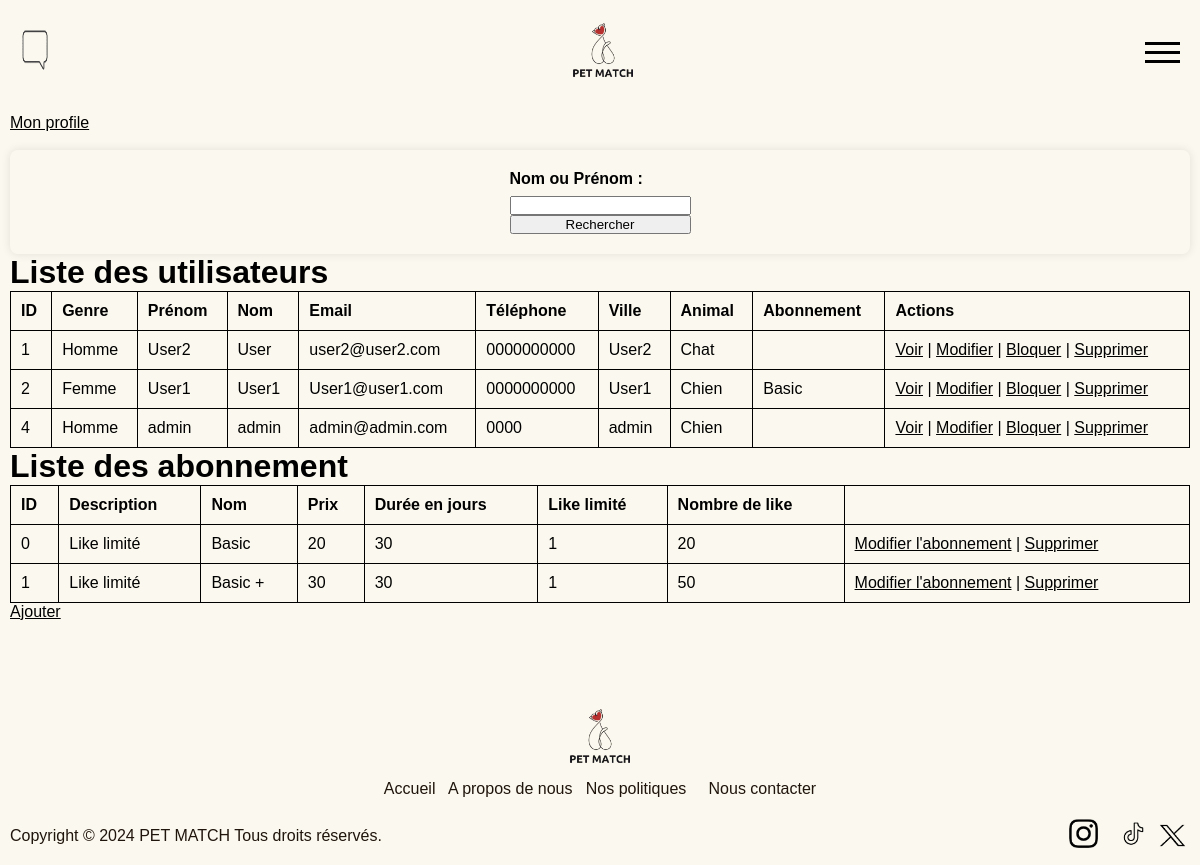
The app's page /admin/admin_dashboard.php (signed in) with its own data.
### tables this page shows
CREATE TABLE user (
    id INTEGER PRIMARY KEY AUTOINCREMENT,
    gender TEXT NOT NULL,
    firstname TEXT NOT NULL,
    lastname TEXT NOT NULL,
    email TEXT NOT NULL UNIQUE,
    password TEXT NOT NULL,
    phone TEXT NOT NULL,
    city TEXT NOT NULL,
    birthday TEXT NOT NULL,
    orientation TEXT NOT NULL,
    bio TEXT,
    is_admin INTEGER NOT NULL DEFAULT 0,
    blocked INTEGER NOT NULL DEFAULT 0,
    created_at TIMESTAMP DEFAULT CURRENT_TIMESTAMP,
    subscription TEXT,
    dog_breed TEXT NOT NULL
, "photo" TEXT);

CREATE TABLE subscription (
    id INTEGER PRIMARY KEY AUTOINCREMENT,
    description TEXT NOT NULL,
    name TEXT NOT NULL UNIQUE,
    price FLOAT NOT NULL,
    duration INTEGER NOT NULL,
    limited_like INTEGER NOT NULL DEFAULT 1,
    number_like INTEGER
);

### admin/admin_dashboard.php (the view, shortened to what this page needs)
<?php
include '../template/header.php';
if (!isset($_SESSION['user_id'])) {
    header("Location: ../visitor/login.php");
    exit();
} else {
    $pdo = new PDO('sqlite:../DB/my_database.db');
    $pdo->setAttribute(PDO::ATTR_ERRMODE, PDO::ERRMODE_EXCEPTION);
    $request = $pdo->prepare('SELECT * FROM user WHERE id = ?');
    $request->execute([$_SESSION["user_id"]]);
    $response = $request->fetchAll(PDO::FETCH_ASSOC);
}
try {
    $pdo = new PDO('sqlite:../DB/my_database.db');
    $pdo->setAttribute(PDO::ATTR_ERRMODE, PDO::ERRMODE_EXCEPTION);
    $sql = "SELECT * FROM user";
    $stmt = $pdo->query($sql);
    $users = $stmt->fetchAll(PDO::FETCH_ASSOC);
    $sql = "SELECT * FROM subscription";
    $stmt = $pdo->query($sql);
    $subscriptions = $stmt->fetchAll(PDO::FETCH_ASSOC);
} catch (Exception $e) {
    echo "Erreur lors de la récupération des utilisateurs : " . $e->getMessage();
}
?>
<link rel="stylesheet" href="../css/admin.css">
    <p><a href="../user/user_space.php">Mon profile</a></p>
    <br>
    <div class="form">
        <form action="searchF.php" method="GET">
            <label for="search_term">Nom ou Prénom :</label>
            <input type="text" id="search_term" name="search_term" required>
            <button type="submit">Rechercher</button>
        </form>
    </div>
    <h1>Liste des utilisateurs</h1>
    <table>
        <thead>
            <tr>
                <th>ID</th>
                <th>Genre</th>
                <th>Prénom</th>
                <th>Nom</th>
                <th>Email</th>
                <th>Téléphone</th>
                <th>Ville</th>
                <th>Animal</th>
                <th>Abonnement</th>
                <th>Actions</th>
            </tr>
        </thead>
        <tbody>
            <?php if (!empty($users)): ?>
                <?php foreach ($users as $user): ?>
                    <tr>
                        <td><?php echo htmlspecialchars($user['id']); ?></td>
                        <td><?php echo htmlspecialchars($user['gender']); ?></td>
                        <td><?php echo htmlspecialchars($user['firstname']); ?></td>
                        <td><?php echo htmlspecialchars($user['lastname']); ?></td>
                        <td><?php echo htmlspecialchars($user['email']); ?></td>
                        <td><?php echo htmlspecialchars($user['phone']); ?></td>
                        <td><?php echo htmlspecialchars($user['city']); ?></td>
                        <td><?php echo htmlspecialchars($user['dog_breed']); ?></td>
                        <td><?php echo isset($user['subscription']) ? htmlspecialchars($user['subscription']) : ''; ?></td>
                        <td>
                            <a href="view_profile.php?id=<?php echo $user['id']; ?>">Voir</a> |
                            <a href="edit_profile.php?id=<?php echo $user['id']; ?>">Modifier</a> |
                            <a href="block_profile.php?id=<?php echo $user['id']; ?>">Bloquer</a> |
                            <a href="delete_user.php?id=<?php echo $user['id']; ?>" onclick="return confirm('Êtes-vous sûr de vouloir supprimer cet utilisateur ?');">Supprimer</a>
                        </td>
                    </tr>
                <?php endforeach; ?>
            <?php else: ?>
                <tr>
                    <td colspan="9">Aucun utilisateur trouvé.</td>
                </tr>
            <?php endif; ?>
        </tbody>
    </table>
    <h1>Liste des abonnement</h1>
    <table>
        <thead>
            <tr>
                <th>ID</th>
                <th>Description</th>
                <th>Nom</th>
                <th>Prix</th>
                <th>Durée en jours</th>
                <th>Like limité</th>
                <th>Nombre de like</th>
            </tr>
        </thead>
        <tbody>
        <?php if (empty($subscriptions)) : ?>
    <tr>
        <td colspan="9">Aucun abonnement trouvé.</td>
    </tr>
<?php else : ?>
    <?php foreach ($subscriptions as $subscription) : ?>
        <tr>
            <td><?php echo htmlspecialchars($subscription['id'] ?? ''); ?></td>
            <td><?php echo htmlspecialchars($subscription['description'] ?? ''); ?></td>
            <td><?php echo htmlspecialchars($subscription['name'] ?? ''); ?></td>
            <td><?php echo htmlspecialchars($subscription['price'] ?? ''); ?></td>
            <td><?php echo htmlspecialchars($subscription['duration'] ?? ''); ?></td>
            <td><?php echo htmlspecialchars($subscription['limited_like'] ?? ''); ?></td>
            <td><?php echo htmlspecialchars($subscription['number_like'] ?? ''); ?></td>
            <td>
                <a href="edit_subscription.php?id=<?php echo $subscription['id']; ?>">Modifier l'abonnement</a> |
                <a href="delete_subscription.php?id=<?php echo $subscription['id']; ?>" onclick="return confirm('Êtes-vous sûr de vouloir supprimer cet utilisateur ?');">Supprimer</a>
            </td>
        </tr>
    <?php endforeach; ?>
<?php endif; ?>
        </tbody>
    </table>
    <a href="add_subscription.php">Ajouter</a>
<?php include '../template/footer.php'; ?>

### css/style.css (style rules this page uses)
* { margin: 0; padding: 0; box-sizing: border-box; }
html { height: 100%; background-color: #FBF9EF; }
body { min-height: 100%; display: block; flex-direction: column; font-family: "Arial", Sans-serif; background-color: #FBF9EF; }
p { color : #000000; }
a { color : rgb(0, 0, 0); cursor: pointer; text-decoration: underline; }

### css/form.css (style rules this page uses)
.form { display : flex; justify-content: center; align-items: center; padding: 20px; border-radius: 8px; box-shadow: 0 0 10px rgba(0, 0, 0, 0.1); width: 100%; }
.form form { display: flex; flex-direction: column; }
.form label { margin-bottom: 8px; font-weight: bold; }

### css/admin.css (style rules this page uses)
table { width: 100%; border-collapse: collapse; }
table, th, td { border: 1px solid black; }
th, td { padding: 10px; text-align: left; }

### records on screen
user: id "1", gender "Homme", firstname "User2", lastname "User", email "user2@user2.com", phone "0000000000", city "User2", dog_breed "Chat"
user: id "2", gender "Femme", firstname "User1", lastname "User1", email "User1@user1.com", phone "0000000000", city "User1", dog_breed "Chien", subscription "Basic"
user: id "4", gender "Homme", firstname "admin", lastname "admin", email "admin@admin.com", phone "0000", city "admin", dog_breed "Chien"
subscription: id "0", description "Like limité", name "Basic", price "20", duration "30", limited_like "1", number_like "20"
subscription: id "1", description "Like limité", name "Basic +", price "30", duration "30", limited_like "1", number_like "50"
